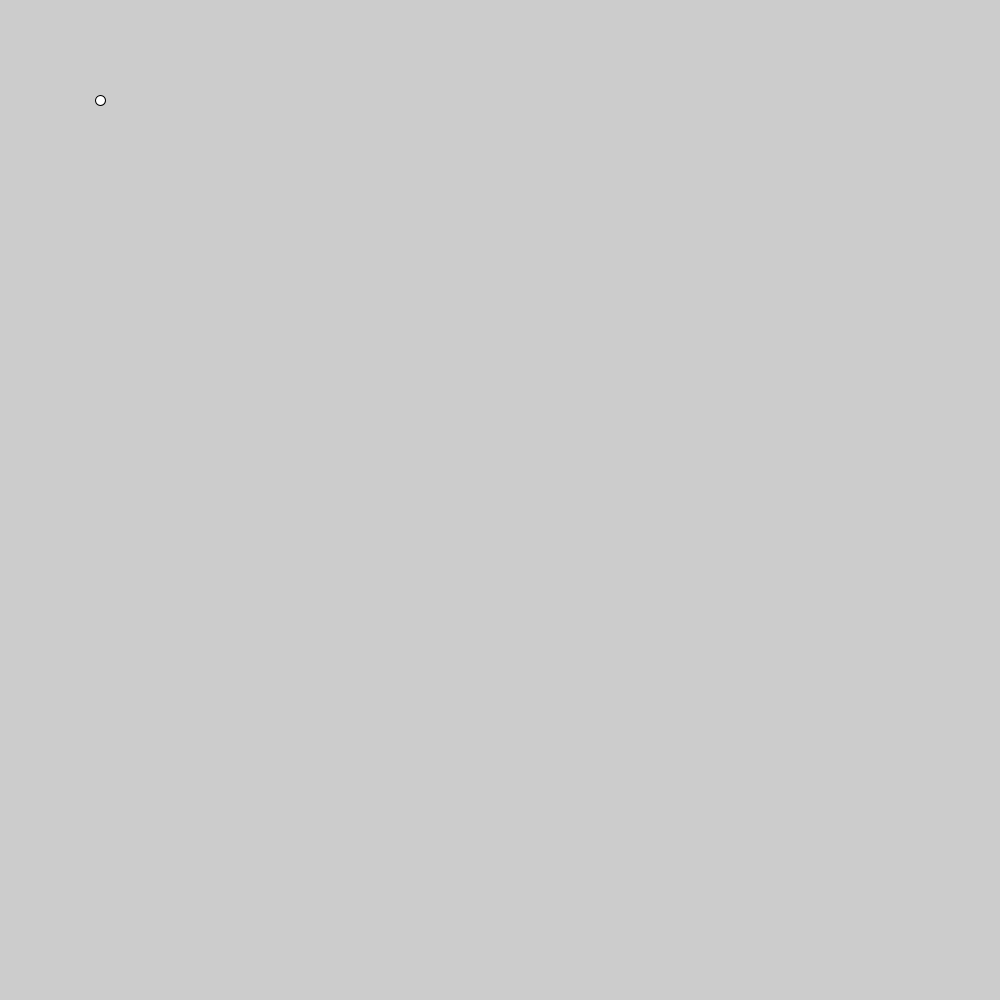
Frame 1 (no input)
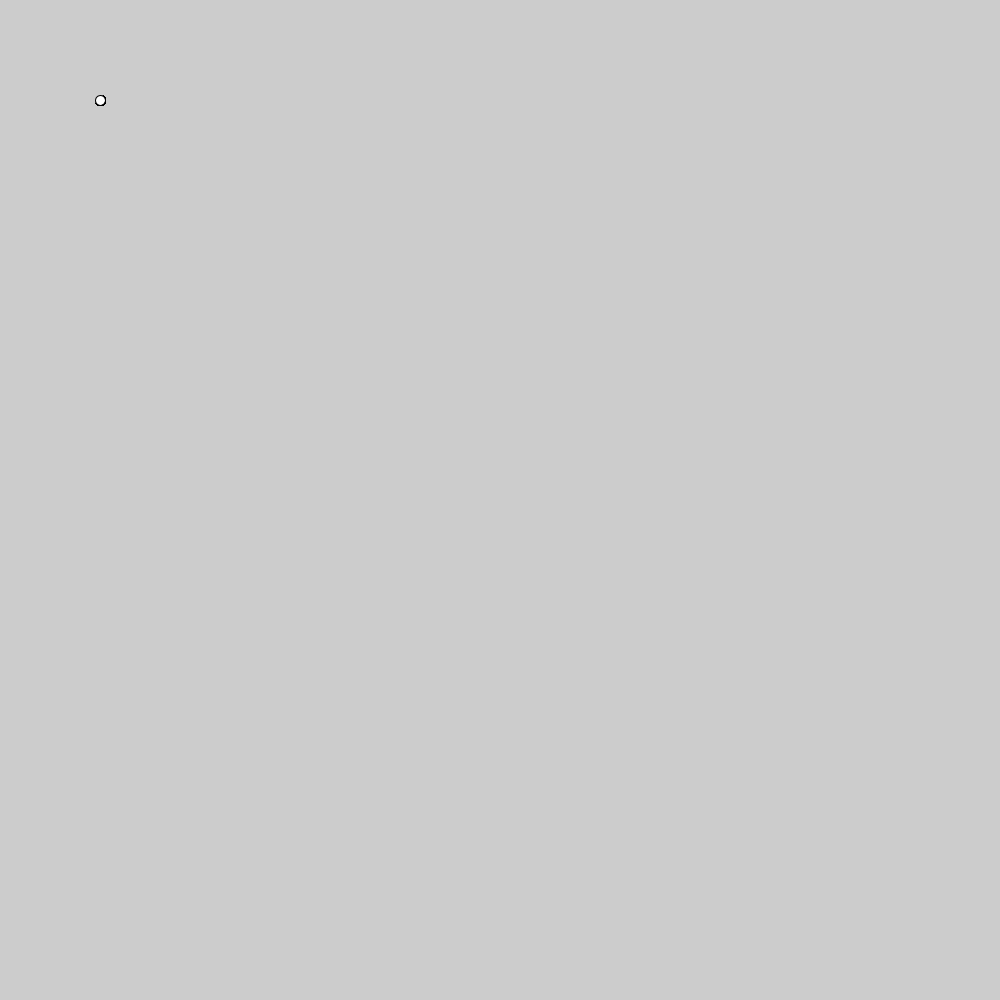
Frame 60 (the mouse pressed at the canvas centre just before this capture)
Frame 120 (the mouse held since frame 60 and released just before this capture): identical to frame 60, image omitted

The Processing sketch that drew these frames (run headless with seeded random() and noise(); from frame 60 on, the mouse is pressed at the canvas centre):

// Processing sketch: jn___aegnbh_reb_h
// ── jn___aegnbh_reb_h.pde
void setup(){
  size(1000,1000);
}
float x = 100;
float y = 100;
float xpos=0;
float ypos=0;
int speed = 0;
void draw(){
  xpos=x;
  ypos=y;
  switch(key){
   case 'a':
   x=x-1;
   break;
   case 'd':
   x=x+1;
   break;
  }
   switch(keyCode){
   case UP:
   y=y-1;
   break;
   case DOWN:
   y=y+1;
   break;
   }
   
  
  ellipse(x,y,10,10);
  

}
